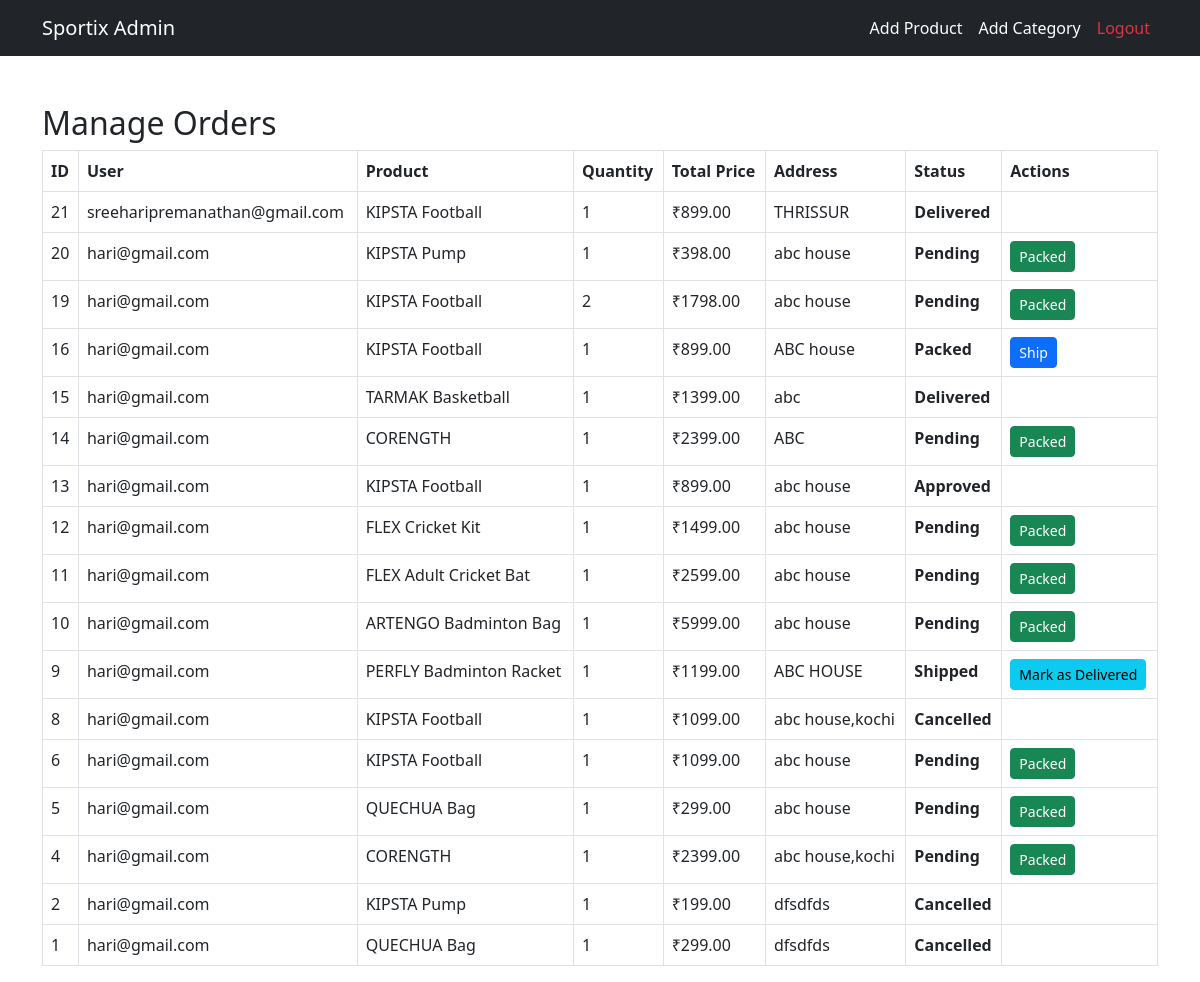
The app's page /admin_orders with its own data.
### app/models.py (models this page shows, shortened)
class Order(models.Model):
    STATUS_CHOICES = [
        ("Pending", "Pending"),
        ("Packed", "Packed"),
        ("Shipped", "Shipped"),
        ("Delivered", "Delivered"),
    ]
    user = models.ForeignKey(User, on_delete=models.CASCADE)
    product = models.ForeignKey(Products, on_delete=models.CASCADE)
    quantity = models.PositiveIntegerField()
    total_price = models.DecimalField(max_digits=10, decimal_places=2)
    address = models.TextField()
    status = models.CharField(max_length=10, choices=STATUS_CHOICES, default="Pending")
    created_at = models.DateTimeField(auto_now_add=True)

class Products(models.Model):
    name = models.CharField(max_length=200)
    category = models.ForeignKey(Category, on_delete=models.CASCADE)
    price = models.DecimalField(max_digits=10, decimal_places=2)
    offer_price = models.DecimalField(max_digits=10, decimal_places=2)
    stock = models.PositiveIntegerField()
    description = models.TextField()
    image = models.ImageField()
    created_at = models.DateTimeField(auto_now_add=True)

### app/views.py (the view)
# urls.py: path('admin_orders',views.admin_orders),
def admin_orders(request):
    orders = Order.objects.all().order_by("-created_at")  # Show latest orders first
    return render(request, "admin/admin_orders.html", {"orders": orders})

### templates/admin/admin_orders.html (shortened to what this page needs)
<!DOCTYPE html>
<html lang="en">
<head>
    <link rel="stylesheet" href="https://cdn.jsdelivr.net/npm/bootstrap@5.3.0/dist/css/bootstrap.min.css">
</head>
<body>
    <nav class="navbar navbar-dark bg-dark navbar-expand-lg">
        <div class="container">
            <a class="navbar-brand" href="../admin_home">Sportix Admin</a>
            <div class="collapse navbar-collapse" id="navbarNav">
                <ul class="navbar-nav ms-auto">
                    <li class="nav-item"><a class="nav-link text-white" href="../add_product">Add Product</a></li>
                    <li class="nav-item"><a class="nav-link text-white" href="../add_category">Add Category</a></li>
                    <li class="nav-item"><a class="nav-link text-danger" href="../logout">Logout</a></li>
                </ul>
            </div>
        </div>
    </nav>
    <div class="container mt-5">
        <h2>Manage Orders</h2>
        <table class="table table-bordered">
            <thead>
                <tr>
                    <th>ID</th>
                    <th>User</th>
                    <th>Product</th>
                    <th>Quantity</th>
                    <th>Total Price</th>
                    <th>Address</th>
                    <th>Status</th>
                    <th>Actions</th>
                </tr>
            </thead>
            <tbody>
                {% for order in orders %}
                <tr>
                    <td>{{ order.id }}</td>
                    <td>{{ order.user.username }}</td>
                    <td>{{ order.product.name }}</td>
                    <td>{{ order.quantity }}</td>
                    <td>₹{{ order.total_price }}</td>
                    <td>{{ order.address }}</td>
                    <td><strong>{{ order.status }}</strong></td>
                    <td>
                        {% if order.status == "Pending" %}
                        <a href="{% url 'update_order_status' order.id 'Packed' %}" class="btn btn-success btn-sm">Packed</a>
                        {% elif order.status == "Packed" %}
                            <a href="{% url 'update_order_status' order.id 'Shipped' %}" class="btn btn-primary btn-sm">Ship</a>
                        {% elif order.status == "Shipped" %}
                            <a href="{% url 'update_order_status' order.id 'Delivered' %}" class="btn btn-info btn-sm">Mark as Delivered</a>
                        {% endif %}
                    </td>
                </tr>
                {% endfor %}
            </tbody>
        </table>
    </div>
</body>
</html>

### records on screen
Order: id "21", user.username "sreeharipremanathan@gmail.com", product.name "KIPSTA Football", quantity "1", total_price "899.00", address "THRISSUR", status "Delivered"
Order: id "20", user.username "hari@gmail.com", product.name "KIPSTA Pump", quantity "1", total_price "398.00", address "abc house", status "Pending", shows "Packed"
Order: id "19", user.username "hari@gmail.com", product.name "KIPSTA Football", quantity "2", total_price "1798.00", address "abc house", status "Pending", shows "Packed"
Order: id "16", user.username "hari@gmail.com", product.name "KIPSTA Football", quantity "1", total_price "899.00", address "ABC house", status "Packed", shows "Ship"
Order: id "15", user.username "hari@gmail.com", product.name "TARMAK Basketball", quantity "1", total_price "1399.00", address "abc", status "Delivered"
Order: id "14", user.username "hari@gmail.com", product.name "CORENGTH", quantity "1", total_price "2399.00", address "ABC", status "Pending", shows "Packed"
Order: id "13", user.username "hari@gmail.com", product.name "KIPSTA Football", quantity "1", total_price "899.00", address "abc house", status "Approved"
Order: id "12", user.username "hari@gmail.com", product.name "FLEX Cricket Kit", quantity "1", total_price "1499.00", address "abc house", status "Pending", shows "Packed"
Order: id "11", user.username "hari@gmail.com", product.name "FLEX Adult Cricket Bat", quantity "1", total_price "2599.00", address "abc house", status "Pending", shows "Packed"
Order: id "10", user.username "hari@gmail.com", product.name "ARTENGO Badminton Bag", quantity "1", total_price "5999.00", address "abc house", status "Pending", shows "Packed"
Order: id "9", user.username "hari@gmail.com", product.name "PERFLY Badminton Racket", quantity "1", total_price "1199.00", address "ABC HOUSE", status "Shipped", shows "Mark as Delivered"
Order: id "8", user.username "hari@gmail.com", product.name "KIPSTA Football", quantity "1", total_price "1099.00", address "abc house,kochi", status "Cancelled"
Order: id "6", user.username "hari@gmail.com", product.name "KIPSTA Football", quantity "1", total_price "1099.00", address "abc house", status "Pending", shows "Packed"
Order: id "5", user.username "hari@gmail.com", product.name "QUECHUA Bag", quantity "1", total_price "299.00", address "abc house", status "Pending", shows "Packed"
Order: id "4", user.username "hari@gmail.com", product.name "CORENGTH", quantity "1", total_price "2399.00", address "abc house,kochi", status "Pending", shows "Packed"
Order: id "2", user.username "hari@gmail.com", product.name "KIPSTA Pump", quantity "1", total_price "199.00", address "dfsdfds", status "Cancelled"
Order: id "1", user.username "hari@gmail.com", product.name "QUECHUA Bag", quantity "1", total_price "299.00", address "dfsdfds", status "Cancelled"
